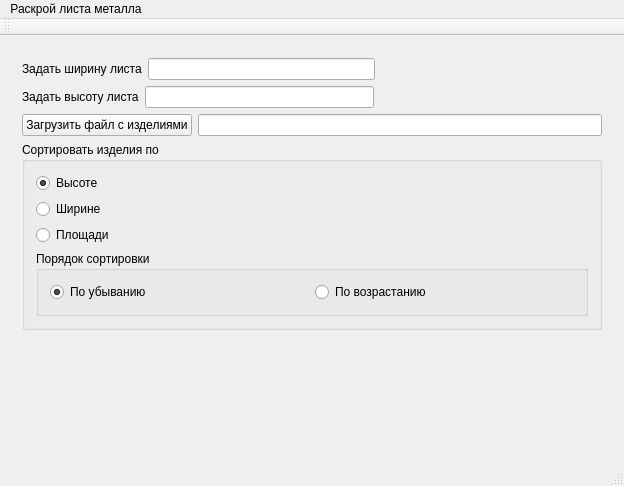
<?xml version="1.0" encoding="UTF-8"?>
<ui version="4.0">
 <class>QtCuttingStockProblemClass</class>
 <widget class="QMainWindow" name="QtCuttingStockProblemClass">
  <property name="geometry">
   <rect>
    <x>0</x>
    <y>0</y>
    <width>624</width>
    <height>486</height>
   </rect>
  </property>
  <property name="windowTitle">
   <string>QtCuttingStockProblem</string>
  </property>
  <widget class="QWidget" name="centralWidget">
   <property name="sizePolicy">
    <sizepolicy hsizetype="Preferred" vsizetype="Preferred">
     <horstretch>0</horstretch>
     <verstretch>0</verstretch>
    </sizepolicy>
   </property>
   <layout class="QVBoxLayout" name="verticalLayout_3">
    <item>
     <widget class="QWidget" name="widgetInputs" native="true">
      <property name="enabled">
       <bool>true</bool>
      </property>
      <property name="sizePolicy">
       <sizepolicy hsizetype="Preferred" vsizetype="Preferred">
        <horstretch>0</horstretch>
        <verstretch>0</verstretch>
       </sizepolicy>
      </property>
      <layout class="QVBoxLayout" name="verticalLayout">
       <item>
        <layout class="QHBoxLayout" name="horizontalLayout">
         <item>
          <widget class="QLabel" name="label">
           <property name="sizePolicy">
            <sizepolicy hsizetype="Preferred" vsizetype="Preferred">
             <horstretch>0</horstretch>
             <verstretch>0</verstretch>
            </sizepolicy>
           </property>
           <property name="text">
            <string>Задать ширину листа</string>
           </property>
          </widget>
         </item>
         <item>
          <widget class="QLineEdit" name="lineEditStockWidth"/>
         </item>
         <item>
          <spacer name="horizontalSpacer">
           <property name="orientation">
            <enum>Qt::Horizontal</enum>
           </property>
           <property name="sizeHint" stdset="0">
            <size>
             <width>40</width>
             <height>20</height>
            </size>
           </property>
          </spacer>
         </item>
        </layout>
       </item>
       <item>
        <layout class="QHBoxLayout" name="horizontalLayout_2">
         <item>
          <widget class="QLabel" name="label_2">
           <property name="text">
            <string>Задать высоту листа</string>
           </property>
          </widget>
         </item>
         <item>
          <widget class="QLineEdit" name="lineEditStockHeight"/>
         </item>
         <item>
          <spacer name="horizontalSpacer_2">
           <property name="orientation">
            <enum>Qt::Horizontal</enum>
           </property>
           <property name="sizeHint" stdset="0">
            <size>
             <width>40</width>
             <height>20</height>
            </size>
           </property>
          </spacer>
         </item>
        </layout>
       </item>
       <item>
        <layout class="QHBoxLayout" name="horizontalLayout_3">
         <item>
          <widget class="QPushButton" name="pushButtonLoadFile">
           <property name="text">
            <string>Загрузить файл с изделиями</string>
           </property>
          </widget>
         </item>
         <item>
          <widget class="QLineEdit" name="lineEditFileName">
           <property name="enabled">
            <bool>true</bool>
           </property>
           <property name="readOnly">
            <bool>true</bool>
           </property>
          </widget>
         </item>
        </layout>
       </item>
       <item>
        <widget class="QGroupBox" name="groupBox">
         <property name="title">
          <string>Сортировать изделия по</string>
         </property>
         <layout class="QVBoxLayout" name="verticalLayout_2">
          <item>
           <widget class="QRadioButton" name="radioButtonByHeight">
            <property name="text">
             <string>Высоте</string>
            </property>
            <property name="checked">
             <bool>true</bool>
            </property>
           </widget>
          </item>
          <item>
           <widget class="QRadioButton" name="radioButtonByWidth">
            <property name="text">
             <string>Ширине</string>
            </property>
           </widget>
          </item>
          <item>
           <widget class="QRadioButton" name="radioButtonBySpace">
            <property name="text">
             <string>Площади</string>
            </property>
           </widget>
          </item>
          <item>
           <widget class="QGroupBox" name="groupBox_2">
            <property name="title">
             <string>Порядок сортировки</string>
            </property>
            <layout class="QHBoxLayout" name="horizontalLayout_4">
             <item>
              <widget class="QRadioButton" name="radioButtonToLower">
               <property name="text">
                <string>По убыванию</string>
               </property>
               <property name="checked">
                <bool>true</bool>
               </property>
              </widget>
             </item>
             <item>
              <widget class="QRadioButton" name="radioButtonToGreater">
               <property name="text">
                <string>По возрастанию</string>
               </property>
              </widget>
             </item>
            </layout>
           </widget>
          </item>
         </layout>
        </widget>
       </item>
      </layout>
     </widget>
    </item>
    <item>
     <spacer name="verticalSpacer">
      <property name="orientation">
       <enum>Qt::Vertical</enum>
      </property>
      <property name="sizeHint" stdset="0">
       <size>
        <width>20</width>
        <height>40</height>
       </size>
      </property>
     </spacer>
    </item>
   </layout>
  </widget>
  <widget class="QMenuBar" name="menuBar">
   <property name="geometry">
    <rect>
     <x>0</x>
     <y>0</y>
     <width>624</width>
     <height>26</height>
    </rect>
   </property>
   <widget class="QMenu" name="menu">
    <property name="title">
     <string>Раскрой листа металла</string>
    </property>
    <addaction name="actionInput"/>
    <addaction name="actionOutput"/>
   </widget>
   <addaction name="menu"/>
  </widget>
  <widget class="QToolBar" name="mainToolBar">
   <attribute name="toolBarArea">
    <enum>TopToolBarArea</enum>
   </attribute>
   <attribute name="toolBarBreak">
    <bool>false</bool>
   </attribute>
  </widget>
  <widget class="QStatusBar" name="statusBar"/>
  <action name="actionInput">
   <property name="text">
    <string>Задать параметры</string>
   </property>
  </action>
  <action name="actionOutput">
   <property name="text">
    <string>Показать результат</string>
   </property>
  </action>
 </widget>
 <layoutdefault spacing="6" margin="11"/>
 <resources>
  <include location="QtCuttingStockProblem.qrc"/>
 </resources>
 <connections>
  <connection>
   <sender>actionInput</sender>
   <signal>triggered()</signal>
   <receiver>widgetInputs</receiver>
   <slot>show()</slot>
   <hints>
    <hint type="sourcelabel">
     <x>-1</x>
     <y>-1</y>
    </hint>
    <hint type="destinationlabel">
     <x>250</x>
     <y>88</y>
    </hint>
   </hints>
  </connection>
 </connections>
</ui>
